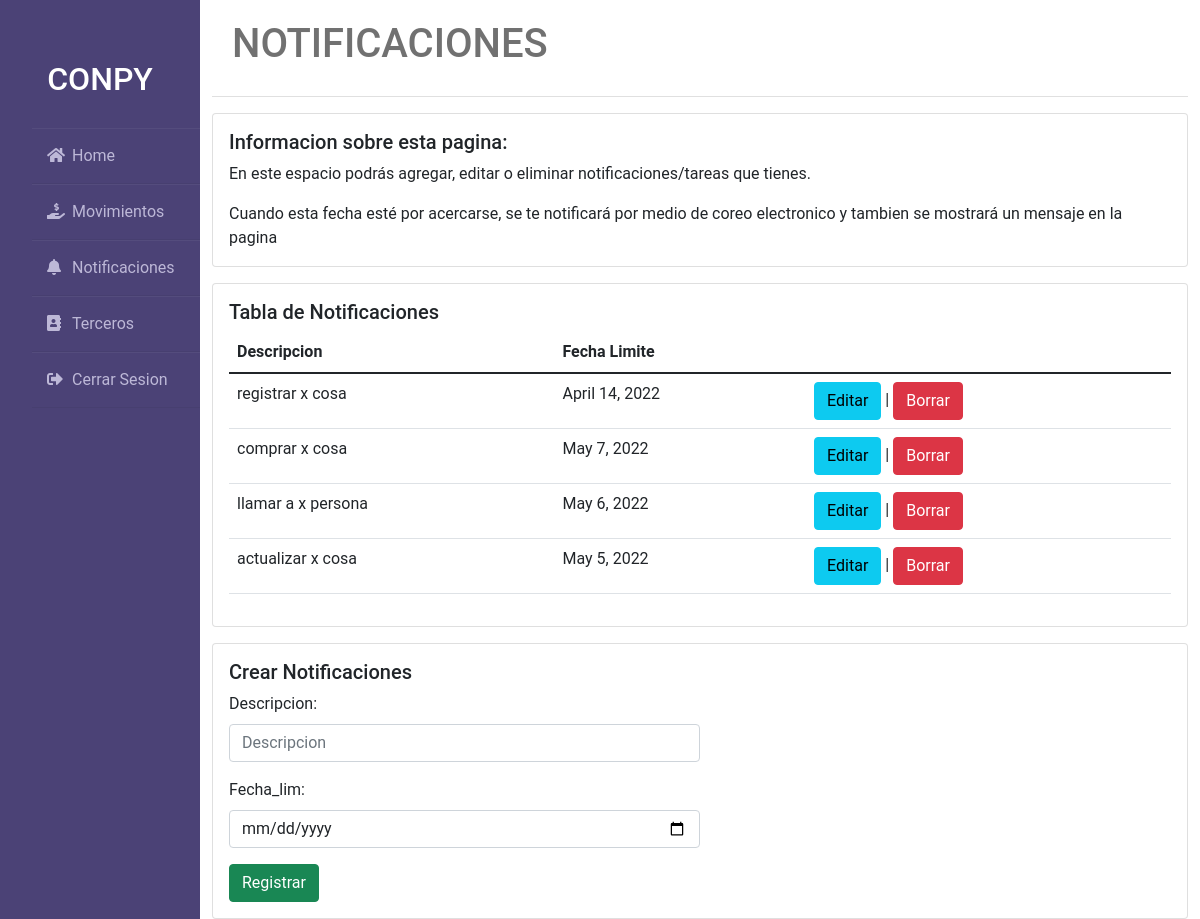
Page /notificaciones/ (signed in) on the committed database.
### negocio/models.py (models this page shows, shortened)
class Notificacion(models.Model):
    options=(
        ('Notificacion','notificacion')
    )
    id = models.AutoField(primary_key=True)
    descripcion = models.TextField(max_length=200,  verbose_name='Descripcion')
    fecha_lim = models.DateField(verbose_name='Fecha_lim')

### negocio/views.py (the view)
# urls.py: path('notificaciones/',nviews.notificaciones,name='notificaciones',),
@login_required(login_url="/login/")
def notificaciones(request):
    msg=None
    datos=Notificacion.objects.all()
    formulario = NotificacionForm(request.POST or None)
    if formulario.is_valid():
        formulario.save()
        try:
            msg="La notificación se ha creado correctamente"
        except:
            msg="hubo un error"
    return render(request,'negocio/notificaciones.html',{'datos':datos,'formulario':formulario,'msg':msg})

### negocio/forms.py
class NotificacionForm(forms.ModelForm):
    class Meta:
        model=Notificacion
        fields='__all__'

### negocio/templates/negocio/notificaciones.html (shortened to what this page needs)
{% extends 'negocio/base.html' %}
{% block content %}
<div class="container">
    <div class="header">
        <h1>NOTIFICACIONES</h1>
    </div>
    <div class="card mt-3">
        <div class="card-body">
          <h5 class="card-title">Informacion sobre esta pagina:</h5>
          <p class="card-text">En este espacio podrás agregar, editar o eliminar notificaciones/tareas que tienes.</p>
          <p class="card-text">Cuando esta fecha esté por acercarse, se te notificará por medio de coreo electronico y tambien se mostrará un mensaje en la pagina</p>
        </div>
      </div>
    <div class="card mt-3">
      <div class="card-body">
          <h5 class="card-title">Tabla de Notificaciones</h5>
          <table class="table">
            <thead>
              <tr>
                <th>Descripcion</th>
                <th>Fecha Limite</th>
              </tr>
            </thead>
            <tbody>
            {% for dato in datos %}
              <tr>
                <td>{{ dato.descripcion }}</td>
                <td>{{ dato.fecha_lim }}</td>
                <td> <a href="{% url 'editar'%}" class="btn btn-info" role="button">Editar</a> |
                  <a href="{% url 'eliminar_noti' dato.id %}" class="btn btn-danger" role="button">Borrar</a> </td>
              </tr>
              {% endfor %}
          </tbody>
          </table>
      </div>
    </div>
    <div class="card mt-3">
        <div class="card-body">
            <h5 class="card-title">Crear Notificaciones</h5>
            <form action=" {% url 'notificaciones' %} " method="POST">
              {% for campo in formulario %}
              <div class="mb-3 col-6">
                <label for="" class="form-label">{{ campo.label }}: </label>
                {% if campo.field.widget.input_type  != "text" %}
                <input
                type="{{ campo.field.widget.input_type  }}"
                name="{{ campo.name }}"
                id=""
                placeholder="{{ campo.label }}"
                class="form-control" />
                {% else %}
                <input
                type="date"
                name="{{ campo.name }}"
                id=""
                placeholder="{{ campo.label }}"
                class="form-control" />
                {% endif %}
              </div>
              {% endfor %}
              <input type="submit" value="Registrar" class="btn btn-success">
            </form>
        </div>
    </div>
</div>
{% endblock %}

### negocio/static/negocio/styles.css (style rules this page uses)
* { margin: 0; padding: 0; box-sizing: border-box; list-style: none; text-decoration: none; font-family: 'Roboto', sans-serif; }
body { background: #f3f5f9; }
.wrapper .container { width: 100%; margin-left: 200px; }
.wrapper .container .header { padding: 20px; background: #fff; color: #717171; border-bottom: 1px solid #e0e0e0; }

### rows in the picture
Notificacion: descripcion "registrar x cosa", fecha_lim "April 14, 2022"
Notificacion: descripcion "comprar x cosa", fecha_lim "May 7, 2022"
Notificacion: descripcion "llamar a x persona", fecha_lim "May 6, 2022"
Notificacion: descripcion "actualizar x cosa", fecha_lim "May 5, 2022"

### other values in the picture
{{ campo.label }} "Descripcion" "Fecha_lim"
